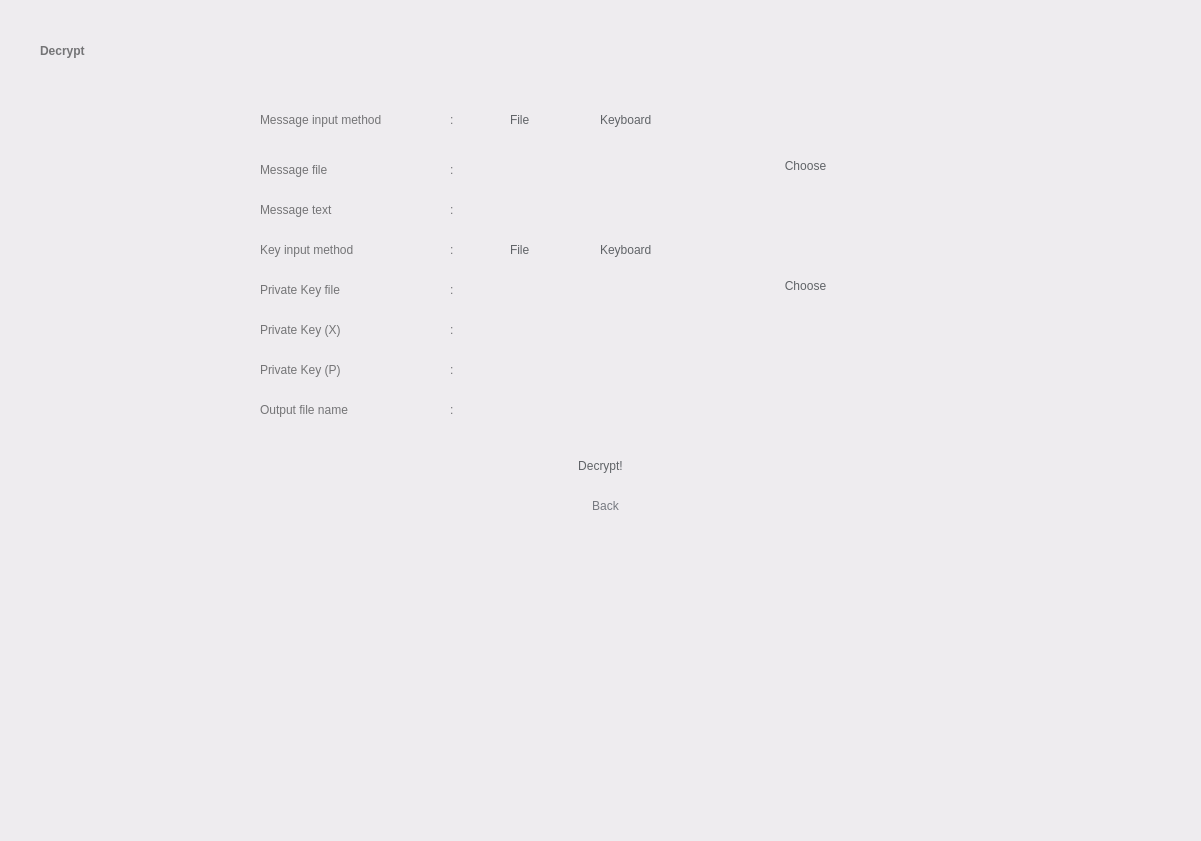
<?xml version="1.0" encoding="UTF-8"?>
<ui version="4.0">
 <class>Widget</class>
 <widget class="QWidget" name="Widget">
  <property name="geometry">
   <rect>
    <x>0</x>
    <y>0</y>
    <width>1201</width>
    <height>841</height>
   </rect>
  </property>
  <property name="windowTitle">
   <string>Widget</string>
  </property>
  <property name="styleSheet">
   <string notr="true">background-color: rgb(238, 236, 239);</string>
  </property>
  <widget class="QWidget" name="widget1" native="true">
   <property name="geometry">
    <rect>
     <x>0</x>
     <y>0</y>
     <width>1201</width>
     <height>841</height>
    </rect>
   </property>
   <property name="styleSheet">
    <string notr="true">QWidget#widget1 {background-color: rgb(246, 245, 247);};

</string>
   </property>
   <widget class="QLabel" name="label">
    <property name="geometry">
     <rect>
      <x>40</x>
      <y>30</y>
      <width>241</width>
      <height>41</height>
     </rect>
    </property>
    <property name="styleSheet">
     <string notr="true">background-color: rgba(255, 255, 255, 0);
color: rgb(116, 116, 118);
font: 36pt &quot;Product Sans&quot;;
font-weight: bold;
</string>
    </property>
    <property name="text">
     <string>Decrypt</string>
    </property>
    <property name="alignment">
     <set>Qt::AlignLeading|Qt::AlignLeft|Qt::AlignVCenter</set>
    </property>
   </widget>
   <widget class="QPushButton" name="goButton">
    <property name="geometry">
     <rect>
      <x>520</x>
      <y>440</y>
      <width>161</width>
      <height>51</height>
     </rect>
    </property>
    <property name="styleSheet">
     <string notr="true">font: 17pt &quot;Product Sans&quot;;
color: rgb(96, 99, 103);
border-radius: 25px;
</string>
    </property>
    <property name="text">
     <string>Decrypt!</string>
    </property>
   </widget>
   <widget class="QRadioButton" name="inputButton_1">
    <property name="geometry">
     <rect>
      <x>490</x>
      <y>110</y>
      <width>61</width>
      <height>20</height>
     </rect>
    </property>
    <property name="styleSheet">
     <string notr="true">font: 15pt &quot;Product Sans&quot;;
border-radius: 4px;
color: rgb(96, 99, 103);
background-color: rgba(255, 255, 255, 0);
</string>
    </property>
    <property name="text">
     <string>File</string>
    </property>
    <property name="autoExclusive">
     <bool>true</bool>
    </property>
    <attribute name="buttonGroup">
     <string notr="true">buttonGroup</string>
    </attribute>
   </widget>
   <widget class="QRadioButton" name="inputButton_2">
    <property name="geometry">
     <rect>
      <x>580</x>
      <y>110</y>
      <width>101</width>
      <height>20</height>
     </rect>
    </property>
    <property name="styleSheet">
     <string notr="true">font: 15pt &quot;Product Sans&quot;;
background-color: rgba(255, 255, 255, 0);
border-radius: 4px;
color: rgb(96, 99, 103);
</string>
    </property>
    <property name="text">
     <string>Keyboard</string>
    </property>
    <attribute name="buttonGroup">
     <string notr="true">buttonGroup</string>
    </attribute>
   </widget>
   <widget class="QLineEdit" name="inputMessageFileField">
    <property name="geometry">
     <rect>
      <x>470</x>
      <y>150</y>
      <width>291</width>
      <height>31</height>
     </rect>
    </property>
    <property name="styleSheet">
     <string notr="true">border-radius: 2px;
padding-left: 10px;
color: rgb(116, 116, 118);
</string>
    </property>
    <property name="readOnly">
     <bool>true</bool>
    </property>
   </widget>
   <widget class="QLineEdit" name="privateXField">
    <property name="geometry">
     <rect>
      <x>470</x>
      <y>310</y>
      <width>291</width>
      <height>31</height>
     </rect>
    </property>
    <property name="styleSheet">
     <string notr="true">border-radius: 2px;
padding-left: 10px;
color: rgb(116, 116, 118);
</string>
    </property>
   </widget>
   <widget class="QLineEdit" name="inputKeyboardField">
    <property name="geometry">
     <rect>
      <x>470</x>
      <y>190</y>
      <width>291</width>
      <height>31</height>
     </rect>
    </property>
    <property name="styleSheet">
     <string notr="true">border-radius: 2px;
padding-left: 10px;
color: rgb(116, 116, 118);
</string>
    </property>
    <property name="readOnly">
     <bool>true</bool>
    </property>
   </widget>
   <widget class="QPushButton" name="messageFileButton">
    <property name="geometry">
     <rect>
      <x>770</x>
      <y>150</y>
      <width>71</width>
      <height>31</height>
     </rect>
    </property>
    <property name="styleSheet">
     <string notr="true">font: 15pt &quot;Product Sans&quot;;
color: rgb(96, 99, 103);
border-radius: 15px;
</string>
    </property>
    <property name="text">
     <string>Choose</string>
    </property>
   </widget>
   <widget class="QLabel" name="label_6">
    <property name="geometry">
     <rect>
      <x>260</x>
      <y>110</y>
      <width>171</width>
      <height>20</height>
     </rect>
    </property>
    <property name="styleSheet">
     <string notr="true">background-color: rgba(255, 255, 255, 0);
font: 15pt &quot;Product Sans&quot;;
color: rgb(116, 116, 118);</string>
    </property>
    <property name="text">
     <string>Message input method</string>
    </property>
    <property name="alignment">
     <set>Qt::AlignLeading|Qt::AlignLeft|Qt::AlignVCenter</set>
    </property>
   </widget>
   <widget class="QLabel" name="label_7">
    <property name="geometry">
     <rect>
      <x>260</x>
      <y>160</y>
      <width>171</width>
      <height>20</height>
     </rect>
    </property>
    <property name="styleSheet">
     <string notr="true">background-color: rgba(255, 255, 255, 0);
font: 15pt &quot;Product Sans&quot;;
color: rgb(116, 116, 118);</string>
    </property>
    <property name="text">
     <string>Message file</string>
    </property>
    <property name="alignment">
     <set>Qt::AlignLeading|Qt::AlignLeft|Qt::AlignVCenter</set>
    </property>
   </widget>
   <widget class="QLabel" name="label_8">
    <property name="geometry">
     <rect>
      <x>260</x>
      <y>200</y>
      <width>171</width>
      <height>20</height>
     </rect>
    </property>
    <property name="styleSheet">
     <string notr="true">background-color: rgba(255, 255, 255, 0);
font: 15pt &quot;Product Sans&quot;;
color: rgb(116, 116, 118);</string>
    </property>
    <property name="text">
     <string>Message text</string>
    </property>
    <property name="alignment">
     <set>Qt::AlignLeading|Qt::AlignLeft|Qt::AlignVCenter</set>
    </property>
   </widget>
   <widget class="QLabel" name="label_10">
    <property name="geometry">
     <rect>
      <x>260</x>
      <y>320</y>
      <width>171</width>
      <height>20</height>
     </rect>
    </property>
    <property name="styleSheet">
     <string notr="true">background-color: rgba(255, 255, 255, 0);
font: 15pt &quot;Product Sans&quot;;
color: rgb(116, 116, 118);</string>
    </property>
    <property name="text">
     <string>Private Key (X)</string>
    </property>
    <property name="alignment">
     <set>Qt::AlignLeading|Qt::AlignLeft|Qt::AlignVCenter</set>
    </property>
   </widget>
   <widget class="QLabel" name="label_12">
    <property name="geometry">
     <rect>
      <x>450</x>
      <y>200</y>
      <width>16</width>
      <height>20</height>
     </rect>
    </property>
    <property name="styleSheet">
     <string notr="true">background-color: rgba(255, 255, 255, 0);
font: 15pt &quot;Product Sans&quot;;
color: rgb(116, 116, 118);</string>
    </property>
    <property name="text">
     <string>:</string>
    </property>
    <property name="alignment">
     <set>Qt::AlignLeading|Qt::AlignLeft|Qt::AlignVCenter</set>
    </property>
   </widget>
   <widget class="QLabel" name="label_13">
    <property name="geometry">
     <rect>
      <x>450</x>
      <y>160</y>
      <width>16</width>
      <height>20</height>
     </rect>
    </property>
    <property name="styleSheet">
     <string notr="true">background-color: rgba(255, 255, 255, 0);
font: 15pt &quot;Product Sans&quot;;
color: rgb(116, 116, 118);</string>
    </property>
    <property name="text">
     <string>:</string>
    </property>
    <property name="alignment">
     <set>Qt::AlignLeading|Qt::AlignLeft|Qt::AlignVCenter</set>
    </property>
   </widget>
   <widget class="QLabel" name="label_15">
    <property name="geometry">
     <rect>
      <x>450</x>
      <y>110</y>
      <width>16</width>
      <height>20</height>
     </rect>
    </property>
    <property name="styleSheet">
     <string notr="true">background-color: rgba(255, 255, 255, 0);
font: 15pt &quot;Product Sans&quot;;
color: rgb(116, 116, 118);</string>
    </property>
    <property name="text">
     <string>:</string>
    </property>
    <property name="alignment">
     <set>Qt::AlignLeading|Qt::AlignLeft|Qt::AlignVCenter</set>
    </property>
   </widget>
   <widget class="QLabel" name="label_17">
    <property name="geometry">
     <rect>
      <x>450</x>
      <y>320</y>
      <width>16</width>
      <height>20</height>
     </rect>
    </property>
    <property name="styleSheet">
     <string notr="true">background-color: rgba(255, 255, 255, 0);
font: 15pt &quot;Product Sans&quot;;
color: rgb(116, 116, 118);</string>
    </property>
    <property name="text">
     <string>:</string>
    </property>
    <property name="alignment">
     <set>Qt::AlignLeading|Qt::AlignLeft|Qt::AlignVCenter</set>
    </property>
   </widget>
   <widget class="QPushButton" name="backButton">
    <property name="geometry">
     <rect>
      <x>570</x>
      <y>490</y>
      <width>71</width>
      <height>31</height>
     </rect>
    </property>
    <property name="styleSheet">
     <string notr="true">font: 12pt &quot;Product Sans&quot;;
color: rgb(118, 121, 128);
background-color: rgba(255, 255, 255, 0);
border-radius: 15px;
</string>
    </property>
    <property name="text">
     <string>Back</string>
    </property>
   </widget>
   <widget class="QLabel" name="label_9">
    <property name="geometry">
     <rect>
      <x>260</x>
      <y>240</y>
      <width>171</width>
      <height>20</height>
     </rect>
    </property>
    <property name="styleSheet">
     <string notr="true">background-color: rgba(255, 255, 255, 0);
font: 15pt &quot;Product Sans&quot;;
color: rgb(116, 116, 118);</string>
    </property>
    <property name="text">
     <string>Key input method</string>
    </property>
    <property name="alignment">
     <set>Qt::AlignLeading|Qt::AlignLeft|Qt::AlignVCenter</set>
    </property>
   </widget>
   <widget class="QLabel" name="label_16">
    <property name="geometry">
     <rect>
      <x>450</x>
      <y>240</y>
      <width>16</width>
      <height>20</height>
     </rect>
    </property>
    <property name="styleSheet">
     <string notr="true">background-color: rgba(255, 255, 255, 0);
font: 15pt &quot;Product Sans&quot;;
color: rgb(116, 116, 118);</string>
    </property>
    <property name="text">
     <string>:</string>
    </property>
    <property name="alignment">
     <set>Qt::AlignLeading|Qt::AlignLeft|Qt::AlignVCenter</set>
    </property>
   </widget>
   <widget class="QRadioButton" name="inputButton_3">
    <property name="geometry">
     <rect>
      <x>580</x>
      <y>240</y>
      <width>101</width>
      <height>20</height>
     </rect>
    </property>
    <property name="styleSheet">
     <string notr="true">font: 15pt &quot;Product Sans&quot;;
background-color: rgba(255, 255, 255, 0);
border-radius: 4px;
color: rgb(96, 99, 103);
</string>
    </property>
    <property name="text">
     <string>Keyboard</string>
    </property>
   </widget>
   <widget class="QLineEdit" name="privatPField">
    <property name="geometry">
     <rect>
      <x>470</x>
      <y>350</y>
      <width>291</width>
      <height>31</height>
     </rect>
    </property>
    <property name="styleSheet">
     <string notr="true">border-radius: 2px;
padding-left: 10px;
color: rgb(116, 116, 118);
</string>
    </property>
   </widget>
   <widget class="QLabel" name="label_14">
    <property name="geometry">
     <rect>
      <x>260</x>
      <y>360</y>
      <width>171</width>
      <height>20</height>
     </rect>
    </property>
    <property name="styleSheet">
     <string notr="true">background-color: rgba(255, 255, 255, 0);
font: 15pt &quot;Product Sans&quot;;
color: rgb(116, 116, 118);</string>
    </property>
    <property name="text">
     <string>Private Key (P)</string>
    </property>
    <property name="alignment">
     <set>Qt::AlignLeading|Qt::AlignLeft|Qt::AlignVCenter</set>
    </property>
   </widget>
   <widget class="QLabel" name="label_19">
    <property name="geometry">
     <rect>
      <x>450</x>
      <y>360</y>
      <width>16</width>
      <height>20</height>
     </rect>
    </property>
    <property name="styleSheet">
     <string notr="true">background-color: rgba(255, 255, 255, 0);
font: 15pt &quot;Product Sans&quot;;
color: rgb(116, 116, 118);</string>
    </property>
    <property name="text">
     <string>:</string>
    </property>
    <property name="alignment">
     <set>Qt::AlignLeading|Qt::AlignLeft|Qt::AlignVCenter</set>
    </property>
   </widget>
   <widget class="QLineEdit" name="outputFileNameField">
    <property name="geometry">
     <rect>
      <x>470</x>
      <y>390</y>
      <width>291</width>
      <height>31</height>
     </rect>
    </property>
    <property name="styleSheet">
     <string notr="true">border-radius: 2px;
padding-left: 10px;
color: rgb(116, 116, 118);
</string>
    </property>
   </widget>
   <widget class="QLabel" name="label_31">
    <property name="geometry">
     <rect>
      <x>260</x>
      <y>400</y>
      <width>171</width>
      <height>20</height>
     </rect>
    </property>
    <property name="styleSheet">
     <string notr="true">background-color: rgba(255, 255, 255, 0);
font: 15pt &quot;Product Sans&quot;;
color: rgb(116, 116, 118);</string>
    </property>
    <property name="text">
     <string>Output file name</string>
    </property>
    <property name="alignment">
     <set>Qt::AlignLeading|Qt::AlignLeft|Qt::AlignVCenter</set>
    </property>
   </widget>
   <widget class="QLabel" name="label_30">
    <property name="geometry">
     <rect>
      <x>450</x>
      <y>400</y>
      <width>16</width>
      <height>20</height>
     </rect>
    </property>
    <property name="styleSheet">
     <string notr="true">background-color: rgba(255, 255, 255, 0);
font: 15pt &quot;Product Sans&quot;;
color: rgb(116, 116, 118);</string>
    </property>
    <property name="text">
     <string>:</string>
    </property>
    <property name="alignment">
     <set>Qt::AlignLeading|Qt::AlignLeft|Qt::AlignVCenter</set>
    </property>
   </widget>
   <widget class="QLineEdit" name="messageOutput">
    <property name="geometry">
     <rect>
      <x>260</x>
      <y>560</y>
      <width>591</width>
      <height>181</height>
     </rect>
    </property>
    <property name="styleSheet">
     <string notr="true">border-radius: 2px;
padding-left: 10px;
color: rgb(116, 116, 118);
</string>
    </property>
   </widget>
   <widget class="QRadioButton" name="inputButton_5">
    <property name="geometry">
     <rect>
      <x>490</x>
      <y>240</y>
      <width>81</width>
      <height>20</height>
     </rect>
    </property>
    <property name="styleSheet">
     <string notr="true">font: 15pt &quot;Product Sans&quot;;
border-radius: 4px;
color: rgb(96, 99, 103);
background-color: rgba(255, 255, 255, 0);
</string>
    </property>
    <property name="text">
     <string>File</string>
    </property>
    <property name="autoExclusive">
     <bool>true</bool>
    </property>
   </widget>
   <widget class="QLabel" name="label_20">
    <property name="geometry">
     <rect>
      <x>260</x>
      <y>280</y>
      <width>171</width>
      <height>20</height>
     </rect>
    </property>
    <property name="styleSheet">
     <string notr="true">background-color: rgba(255, 255, 255, 0);
font: 15pt &quot;Product Sans&quot;;
color: rgb(116, 116, 118);</string>
    </property>
    <property name="text">
     <string>Private Key file</string>
    </property>
    <property name="alignment">
     <set>Qt::AlignLeading|Qt::AlignLeft|Qt::AlignVCenter</set>
    </property>
   </widget>
   <widget class="QLineEdit" name="inputKeyFileField_2">
    <property name="geometry">
     <rect>
      <x>470</x>
      <y>270</y>
      <width>291</width>
      <height>31</height>
     </rect>
    </property>
    <property name="styleSheet">
     <string notr="true">border-radius: 2px;
padding-left: 10px;
color: rgb(116, 116, 118);
</string>
    </property>
    <property name="readOnly">
     <bool>true</bool>
    </property>
   </widget>
   <widget class="QLabel" name="label_21">
    <property name="geometry">
     <rect>
      <x>450</x>
      <y>280</y>
      <width>16</width>
      <height>20</height>
     </rect>
    </property>
    <property name="styleSheet">
     <string notr="true">background-color: rgba(255, 255, 255, 0);
font: 15pt &quot;Product Sans&quot;;
color: rgb(116, 116, 118);</string>
    </property>
    <property name="text">
     <string>:</string>
    </property>
    <property name="alignment">
     <set>Qt::AlignLeading|Qt::AlignLeft|Qt::AlignVCenter</set>
    </property>
   </widget>
   <widget class="QPushButton" name="publicKeyFileButton_2">
    <property name="geometry">
     <rect>
      <x>770</x>
      <y>270</y>
      <width>71</width>
      <height>31</height>
     </rect>
    </property>
    <property name="styleSheet">
     <string notr="true">font: 15pt &quot;Product Sans&quot;;
color: rgb(96, 99, 103);
border-radius: 15px;
</string>
    </property>
    <property name="text">
     <string>Choose</string>
    </property>
   </widget>
  </widget>
 </widget>
 <resources/>
 <connections/>
 <buttongroups>
  <buttongroup name="buttonGroup"/>
 </buttongroups>
</ui>
